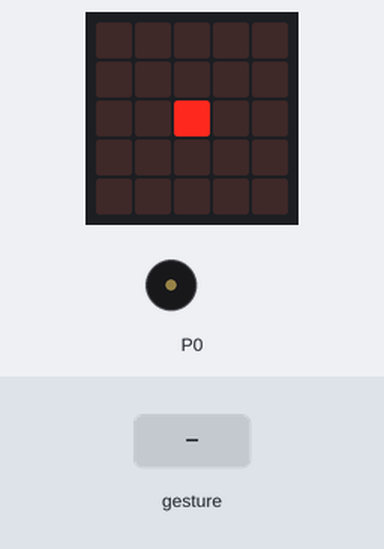
This program was run on a simulated BBC micro:bit (MakeCode). On the bench: the board's 5×5 LED display, buzzer (waves = sounding). The inputs (shaded band) are chosen by the test bench. A tilt is held for 1.5 s and a shake lasts 1 s, then the board lies face up again.

Above: at 1.2 s.
1.3 s: gesture 'tilt right'
At 2.5 s:
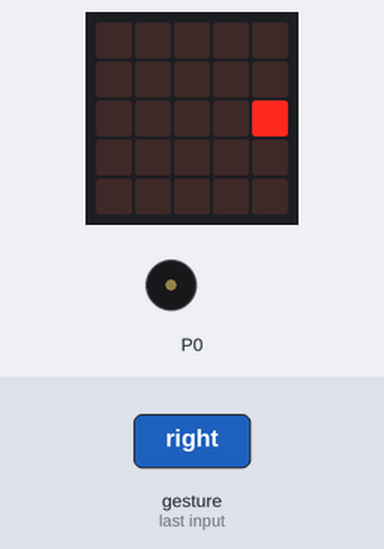
3.2 s: gesture 'logo up'
At 4.1 s:
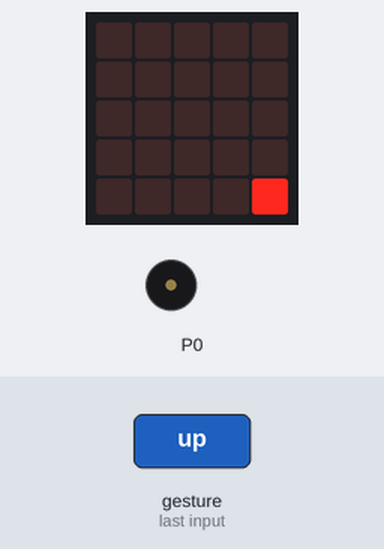
5.1 s: gesture 'tilt left'
At 7.0 s:
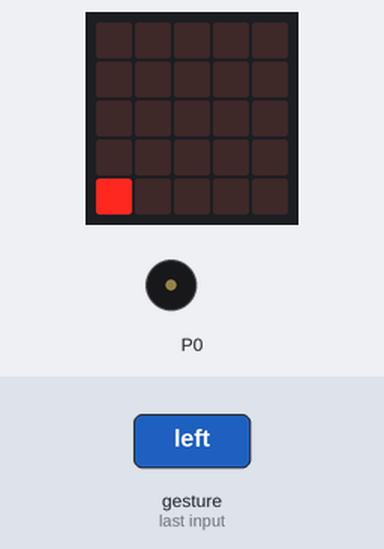
7.3 s: gesture 'logo down'
At 9.0 s:
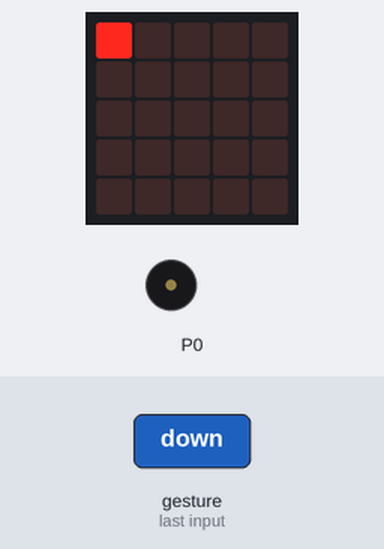
9.5 s: gesture 'tilt right'
At 11.3 s:
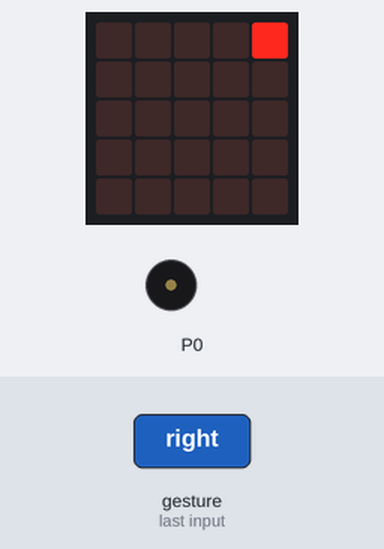
11.7 s: gesture 'tilt left'
At 11.95 s:
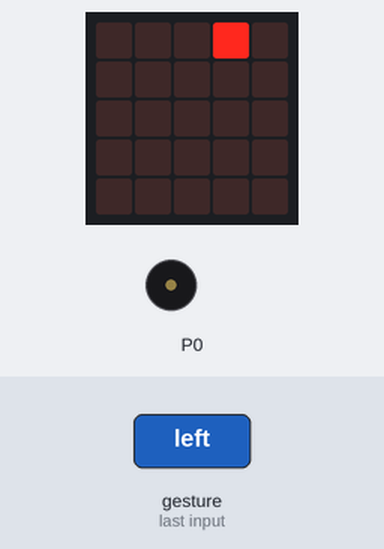
Timing chart, 0 to 14.6 s (numbered marks = the images above; inputs shaded):
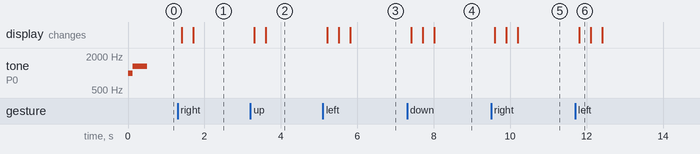

Measured:
- after the input at 1.3 s, the display: first changes after 0.10 s (image 1 shows a later state)
- after the input at 3.2 s, the display: first changes after 0.11 s (image 2 shows a later state)
- after the input at 5.1 s, the display: first changes after 0.11 s (image 3 shows a later state)
- after the input at 7.3 s, the display: first changes after 0.12 s (image 4 shows a later state)
- after the input at 9.5 s, the display: first changes after 0.10 s (image 5 shows a later state)
- after the input at 11.7 s, the display: changes after 0.11 s (image 6)

The program:

main.ts
```typescript
input.onGesture(Gesture.TiltRight, function () {
    for (let index = 0; index < 4; index++) {
        if (よこ < 4) {
            よこ += 1
        }
        basic.pause(200)
        if (!(input.isGesture(Gesture.TiltRight))) {
            break;
        }
    }
})
input.onGesture(Gesture.TiltLeft, function () {
    for (let index = 0; index < 4; index++) {
        if (よこ > 0) {
            よこ += -1
        }
        basic.pause(200)
        if (!(input.isGesture(Gesture.TiltLeft))) {
            break;
        }
    }
})
input.onGesture(Gesture.LogoUp, function () {
    for (let index = 0; index < 4; index++) {
        if (たて < 4) {
            たて += 1
        }
        basic.pause(200)
        if (!(input.isGesture(Gesture.LogoUp))) {
            break;
        }
    }
})
input.onGesture(Gesture.LogoDown, function () {
    for (let index = 0; index < 4; index++) {
        if (たて > 0) {
            たて += -1
        }
        basic.pause(200)
        if (!(input.isGesture(Gesture.LogoDown))) {
            break;
        }
    }
})
let よこ = 0
let たて = 0
たて = 2
よこ = 2
let まんなか = 0
basic.forever(function () {
    basic.clearScreen()
    led.plot(よこ, たて)
    if (たて == 2 && よこ == 2) {
        if (まんなか == 0) {
            music.startMelody(music.builtInMelody(Melodies.BaDing), MelodyOptions.Once)
            まんなか = 1
        }
    } else {
        まんなか = 0
    }
})
```

test.ts
```typescript
// テストはここに来ます。このパッケージが拡張機能として使用されるときにはコンパイルされません。
```
